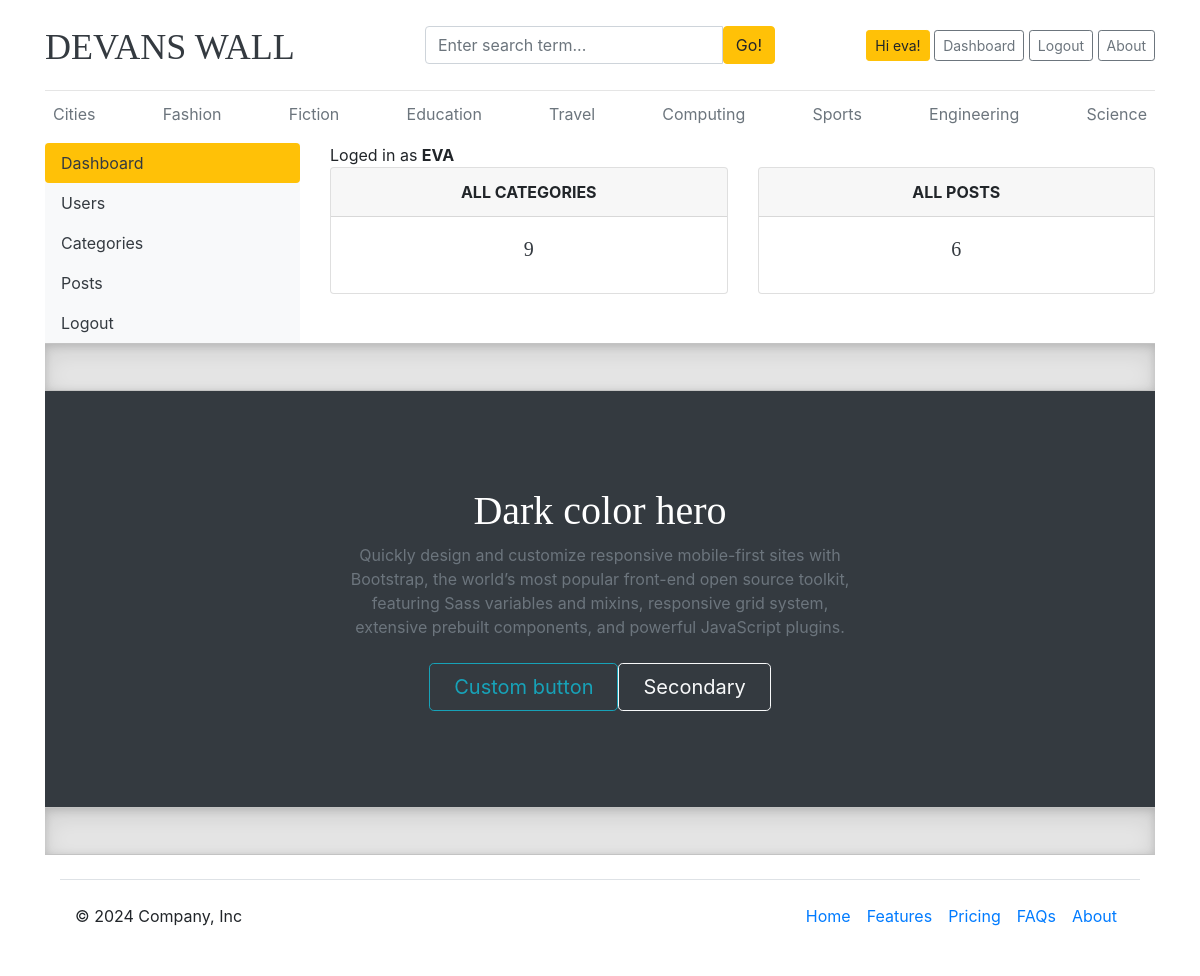
Page /CMS/dashboard/ (signed in) on the earlier database version.
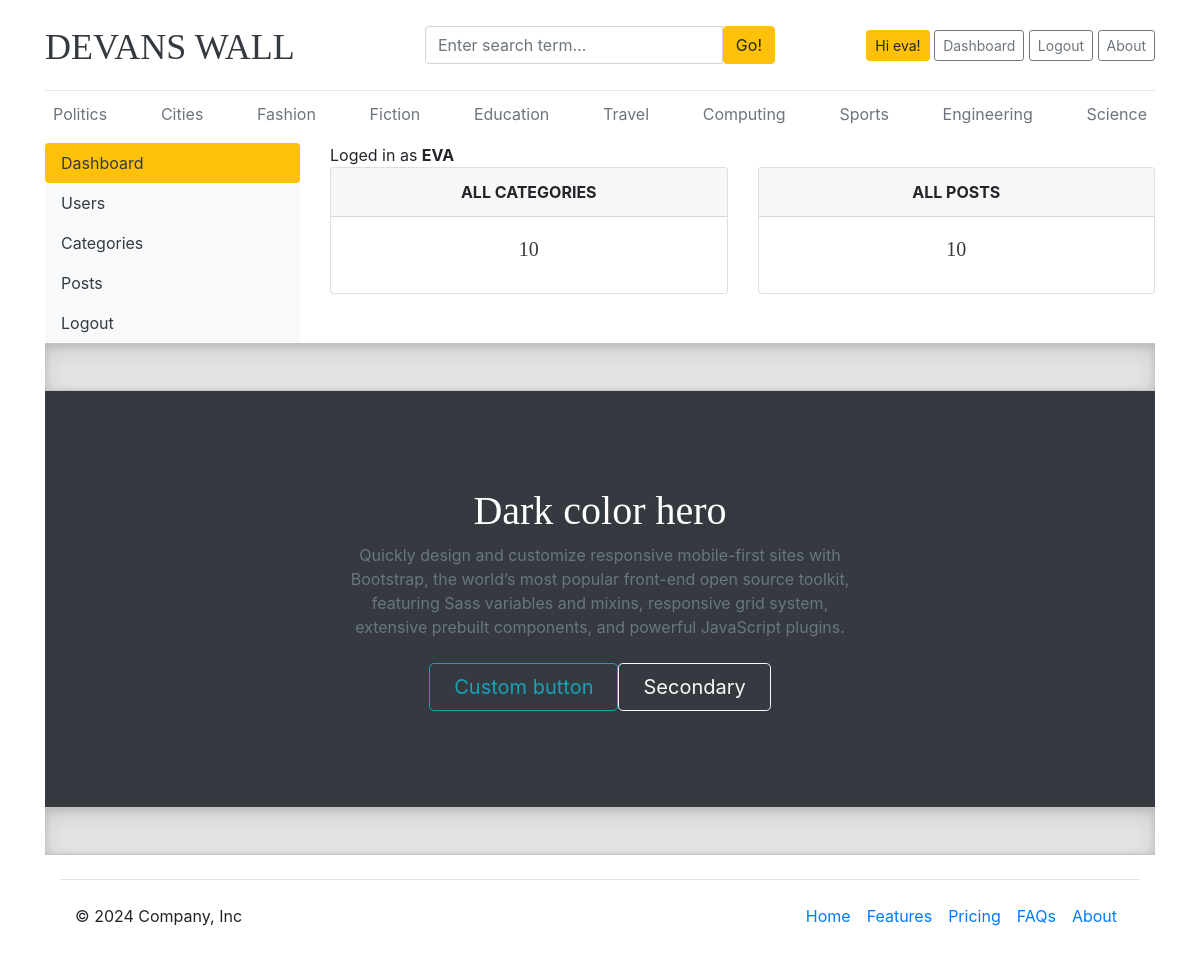
Same page on the later database version.
### blogs/models.py (models this page shows, shortened)
class Category(models.Model):
    category_name = models.CharField(max_length = 50, unique=True)
    category_decription = models.CharField(max_length = 150, unique=True, null=True)
    created_at = models.DateTimeField(auto_now_add =True)
    updated_at = models.DateTimeField(auto_now_add =True)
    class Meta:
        verbose_name_plural = 'Categories'

### Dashboards/views.py (the view)
# urls.py: path('', views.dashboards, name='dashboards'),
@login_required(login_url='login')
def dashboards(request):
    category_count = Category.objects.all().count()
    blog_count = blog.objects.all().count()
    context = {
        'category_count': category_count,
        'blog_count': blog_count,
    }
    return render(request, 'Dash/dashboard.html', context)

### blogs/context_processors.py (called while the page is built)
def get_categories(request):
    categories = Category.objects.all().order_by('-updated_at')
    return dict(categories=categories)

def get_social_links(request):
    social_links = SocialLink.objects.all()
    return dict(social_links=social_links)

def get_about(request):
    theabout = About.objects.all()
    return dict(theabout=theabout)

### templates/Dash/dashboard.html
{% extends 'base.html' %}
{% block content %}
<div class="row">
    {% include 'Dash/dashsidebar.html' %}
     <div class="col-md-9">
        <span>Loged in as <b class="text-uppercase">{{user}}</b></span>
        <div class="row">
            <div class="col">
                <div class="card border-default mb-3">
                    <div class="card-header text-center text-uppercase font-weight-bold">All Categories</div>
                    <div class="card-body text-dark">
                        <h5 class="card-title text-center">{{category_count}}</h5>
                    </div>
                </div>
            </div>
            <div class="col">
                <div class="card border-default mb-3">
                    <div class="card-header text-center text-uppercase font-weight-bold">All Posts</div>
                    <div class="card-body text-dark">
                        <h5 class="card-title text-center">{{blog_count}}</h5>
                    </div>
                </div>
            </div>
        </div>
     </div>
</div>
{% endblock %}

### templates/base.html (shortened to what the changed rows need)
{% load static %}
<!DOCTYPE html>
<html lang="en">
<head>
    <link href="https://getbootstrap.com/docs/4.0/dist/css/bootstrap.min.css" rel="stylesheet">
    <link href="{% static 'css/blog.css' %}" rel="stylesheet">
    <link href="{% static 'css/footer.css' %}" rel="stylesheet">
    <link rel="stylesheet" href="https://cdnjs.cloudflare.com/ajax/libs/font-awesome/4.7.0/css/font-awesome.min.css">
  </head>
<body>
    <div class="container">
      <div class="nav-scroller py-1 mb-2">
        <nav class="nav d-flex justify-content-between">
          {% if categories %}
                {% for category in categories %}
                    <a class="p-2 text-muted" href="{% url 'post_by_category' category.id %}">{{ category.category_name }}</a>
                {% endfor %}
                {% else %}
                    <a class="p-2 text-muted" href="#">No Categories</a>
          {% endif %}
        </nav>
      </div>
            {% block content %}
            {% endblock %}
            <div class="bg-dark text-secondary px-4 py-5 text-center">
              <div class="py-5">
                <h1 class="display-5 fw-bold text-white">Dark color hero</h1>
              </div>
            </div>
  </body>
</html>

Differences in the rows shown:
added Category: category_name "Politics"
Other differences:
{{ category_count }}: "9" → "10"
{{ blog_count }}: "6" → "10"
